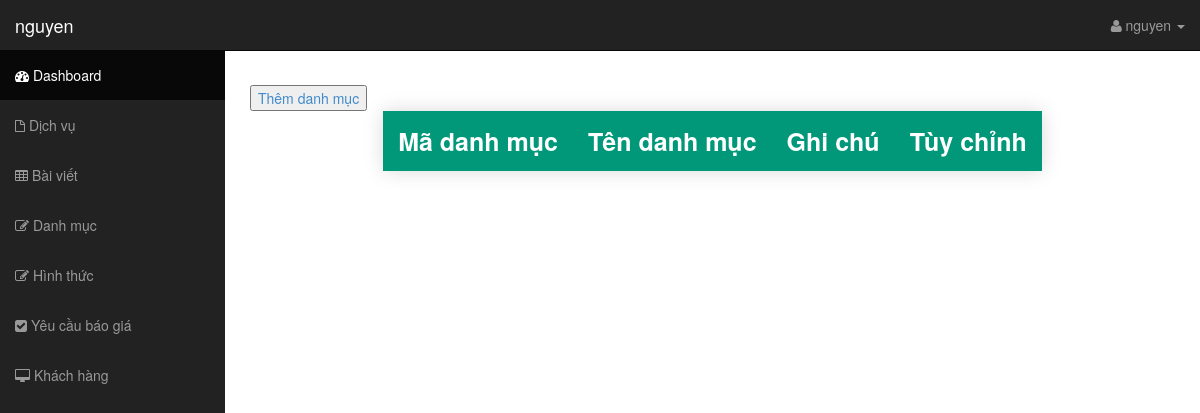
The app's page /controller/admin.php?view=danhmuc (signed in), older data.
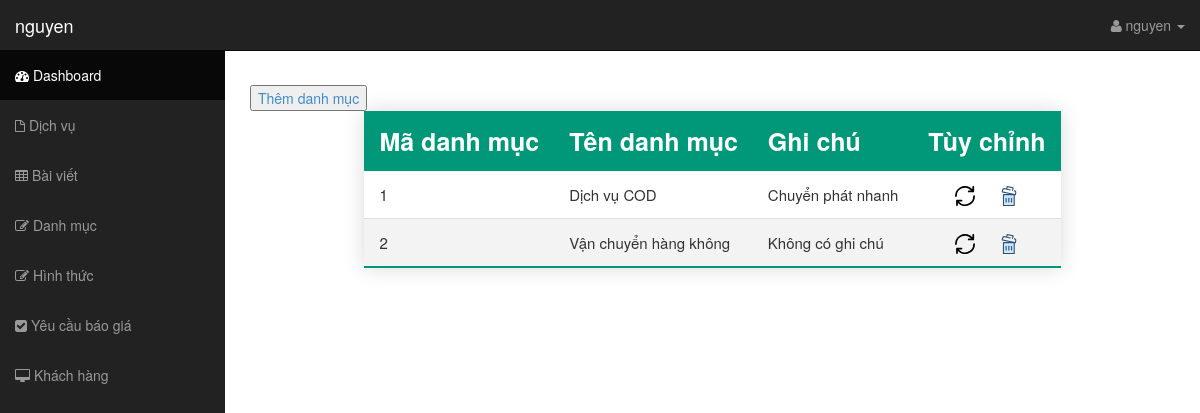
The same page, newer data.
### tables this page shows
CREATE TABLE `danhmuc` (
  `madanhmuc` int(11) NOT NULL,
  `tendanhmuc` varchar(255) NOT NULL,
  `ghichu` varchar(255) DEFAULT 'Không có ghi chú'
);

### controller/admin.php (called while the page is built)
<?php
include "../view/admin/header.php";
include "../view/admin/admin.php";
include "../view/admin/footer.php";
?>

### model/thuvien.php (called while the page is built, shortened)
<?php
function showDatabase($pdo, $table) {
	$select = "SELECT * FROM $table";
	$stmt = $pdo->prepare($select);
	$stmt->execute();
	$element = $stmt->fetchAll(PDO::FETCH_ASSOC);
	return $element;
}
?>

### view/admin/danhmuc.php (the view)
<div>
    <button>
        <a href="../controller/them_dm.php">Thêm danh mục</a>
    </button>
</div>
<table class="styled-table">
    <thead>
        <tr>
            <th>Mã danh mục</th>
            <th>Tên danh mục</th>
            <th>Ghi chú</th>
            <th>Tùy chỉnh</th>
        </tr>
    </thead>
    <tbody>
        <?php
            $table = "danhmuc";
            $row = showDatabase($pdo, $table);
            foreach ($row as $value) {
        ?>
            <tr>
                <td><?php echo $value['madanhmuc'];?></td>
                <td><?php echo $value['tendanhmuc'];?></td>
                <td><?php echo $value['ghichu'];?></td>
                <td class="option">
                    <a class="update" href="../controller/sua_dm.php?madanhmuc=<?php echo $value['madanhmuc'];?>" value="">
                        <img src="../view/images/icon/update.svg" title="<?php echo $value['madanhmuc'];?>" alt="Cập nhật">
                    </a>
                    <a href="../controller/xoa_dm.php?madanhmuc=<?php echo $value['madanhmuc'];?>">
                        <img src="../view/images/icon/delete.svg" title="Xóa" alt="Xóa">
                    </a>
                </td>
            </tr>
        <?php } ?>
    </tbody>
</table>

### view/admin/header.php (shortened to what this page needs)
<?php
require '../model/thuvien.php';
if(!empty($_SESSION['username'])) {
    $username = $_SESSION['username'];
} else {
    header("location: ../controller/login.php");
}
?>
<!DOCTYPE html>
<html lang="en">
  <head>
    <link href="/weblogistic/view/css/bootstrap.css" rel="stylesheet">
    <link href="/weblogistic/view/css/sb-admin.css" rel="stylesheet">
    <link rel="stylesheet" href="/weblogistic/view/font-awesome/css/font-awesome.min.css">
    <link rel="stylesheet" href="//cdnjs.cloudflare.com/ajax/libs/morris.js/0.5.1/morris.css">
    <link rel="stylesheet" href="../view/css/admin.css">
  </head>
  <body>
    <div id="wrapper">
      <nav class="navbar navbar-inverse navbar-fixed-top" role="navigation">
        <div class="navbar-header">
          <a class="navbar-brand" href="/weblogistic/controller/admin.php"><?php echo $username;?></a>
        </div>
        <div class="collapse navbar-collapse navbar-ex1-collapse">
          <ul class="nav navbar-nav side-nav">
            <li class="active"><a href="/weblogistic/controller/admin.php"><i class="fa fa-dashboard"></i> Dashboard</a></li>
            <li><a href="admin.php?view=dichvu"><i class="fa fa-file-o"></i> Dịch vụ</a></li>
            <li><a href="admin.php?view=baiviet"><i class="fa fa-table"></i> Bài viết</a></li>
            <li><a href="admin.php?view=danhmuc"><i class="fa fa-edit"></i> Danh mục</a></li>
            <li><a href="admin.php?view=hinhthuc"><i class="fa fa-edit"></i> Hình thức</a></li>
            <li><a href="admin.php?view=yeucaudongia"><i class="fa fa-check-square"></i> Yêu cầu báo giá</a></li>
            <li><a href="admin.php?view=khachhang"><i class="fa fa-desktop"></i> Khách hàng</a></li>
          </ul>
          <ul class="nav navbar-nav navbar-right navbar-user">
            <li class="dropdown user-dropdown">
              <a href="#" class="dropdown-toggle" data-toggle="dropdown"><i class="fa fa-user"></i> <?php echo $username;?> <b class="caret"></b></a>
            </li>
          </ul>
        </div>
      </nav>

### view/admin/admin.php (shortened to what this page needs)
  <div id="page-wrapper">
    <?php
      if(isset($_GET['view'])) {
        $path = $_GET['view'].".php";
        if(file_exists("../view/admin/$path")) {
          include "../view/admin/$path";
        }
        else {
          $path="404.php";
          include "../view/admin/$path";
        }
      }
    ?>
  </div>
</div>

### view/admin/footer.php (shortened to what this page needs)
  </body>
</html>

### view/css/sb-admin.css (style rules this page uses)
body { margin-top: 50px; }
#wrapper { padding-left: 0; }
#page-wrapper { width: 100%; padding: 5px 15px; }
@media (min-width:768px) { #wrapper { padding-left: 225px; } }
@media (min-width:768px) { #page-wrapper { padding: 15px 25px; } }
@media (min-width:768px) { .side-nav { margin-left: -225px; left: 225px; width: 225px; position: fixed; top: 50px; height: 100%; border-radius: 0; border: none; background-color: #222222; overflow-y: auto; } }
@media (min-width:768px) { .side-nav>li>a { width: 225px; } }
@media (min-width:768px) { .navbar-collapse { padding-left: 15px !important; padding-right: 15px !important; } }

### view/css/admin.css (style rules this page uses)
.styled-table { border-collapse: collapse; margin: 0 auto; box-shadow: 0 0 20px rgba(0, 0, 0, 0.15); }
.styled-table thead tr { background: #009879; color: #fff; text-align: left; }
.styled-table th, .styled-table td { padding: 12px 15px; }
.styled-table th { font-size: 2.5rem; }
.styled-table td { font-size: 1.5rem; }
.styled-table tbody tr { border-bottom: 1px solid #dddddd; }
.styled-table tbody tr:nth-of-type(even) { background-color: #f3f3f3; }
.styled-table tbody tr:last-of-type { border-bottom: 2px solid #009879; }
.option { text-align: center; }
.option a { color: blue; margin: 10px; cursor: pointer; text-decoration: none; }
.option a img { width: 20px; }
.active { display: block !important; }

Row changes from the older to the newer data that the page shows:
added danhmuc: madanhmuc "1", tendanhmuc "Dịch vụ COD", ghichu "Chuyển phát nhanh"
added danhmuc: madanhmuc "2", tendanhmuc "Vận chuyển hàng không", ghichu "Không có ghi chú"
